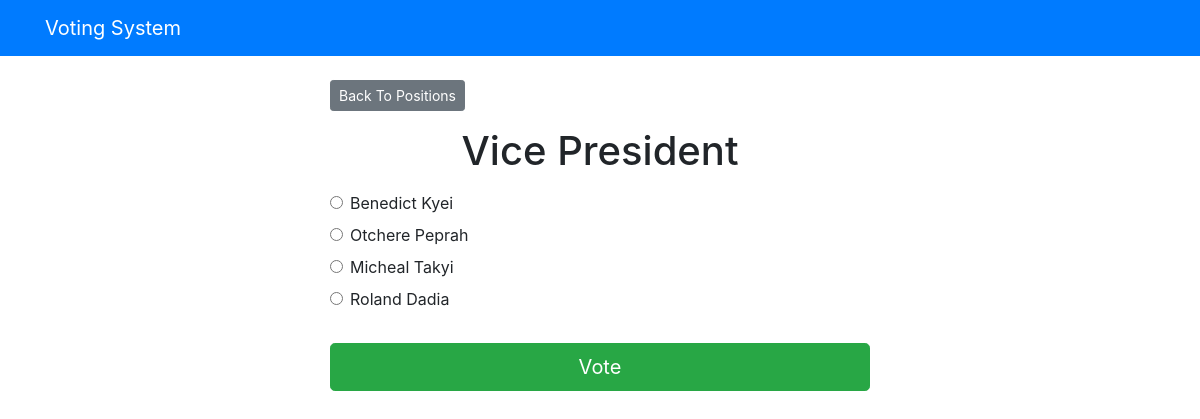
/voting/5/, run on the app's committed database.
### voting/models.py (models this page shows, shortened)
class Question(models.Model):
    question_text = models.CharField(max_length=200)
    pub_date = models.DateTimeField('date published')

class Choice(models.Model):
    question = models.ForeignKey(Question, on_delete=models.CASCADE)
    choice_text = models.CharField(max_length=200)
    votes = models.IntegerField(default=0)

### voting/views.py (the view)
# urls.py: path('<int:question_id>/', views.detail, name='detail'),
def detail(request, question_id):
    try:
        question = Question.objects.get(pk=question_id)
    except Question.DoesNotExist:
        raise Http404("Question does not exist")
    return render(request, 'voting/detail.html', {'question': question})

### templates/voting/detail.html (shortened to what this page needs)
{% extends 'base.html' %}
{% block content %}
<a class="btn btn-secondary btn-sm mb-3" href="{% url 'voting:index' %}">Back To Positions</a>
<h1 class="text-center mb-3">{{ question.question_text }}</h1>
<form action="{% url 'voting:vote' question.id %}" method="post">
	{% for choice in question.choice_set.all %}
		<div class="form-check">
			<input
				type="radio"
				name="choice"
				class="form-check-input"
				id="choice{{ forloop.counter }}"
				value="{{ choice.id }}"
			/>
			<label for="choice{{ forloop.counter }}">{{ choice.choice_text }}</label
			>
		</div>
	{% endfor %}
	<input type="submit" value="Vote" class="btn btn-success btn-lg btn-block mt-4" />
</form>
{% endblock %}

### data on the page
Question: question_text "Vice President"
Choice: choice_text "Benedict Kyei"
Choice: choice_text "Otchere Peprah"
Choice: choice_text "Micheal Takyi"
Choice: choice_text "Roland Dadia"
